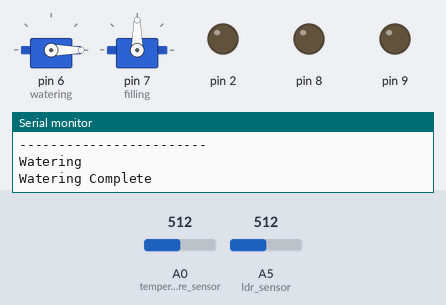
A sketch run on a simulated Arduino Uno, built with avr-gcc and run on an emulated ATmega328P. On the bench: 2 × servo, output pins drawn as LEDs (lit = HIGH), the last lines printed to the serial monitor. Inputs (shaded band) come from the test bench; at power-on: A0 (temperature_sensor) = 512, A5 (ldr_sensor) = 512. Pins used as bus, display or sensor lines are not drawn.

Above: at 1.2 s.
1.3 s: A0 (temperature_sensor) set to 143
At 2.5 s:
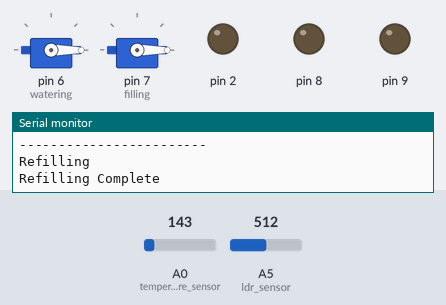
4.2 s: A0 (temperature_sensor) set to 123
At 5.4 s:
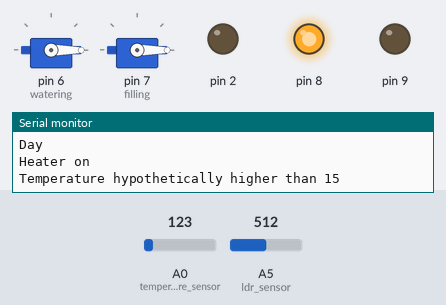
5.7 s: A5 (ldr_sensor) set to 190
7.9 s: A5 (ldr_sensor) set to 217
Timing chart, 0 to 10.9 s (numbered marks = the images above; inputs shaded):
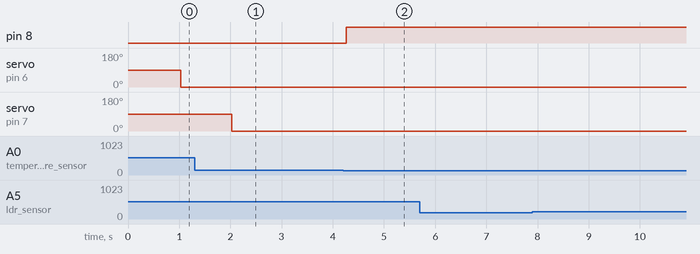

The sketch:

lab5.ino
```cpp
#include <Servo.h>

Servo watering;     //servo for watering
Servo filling;      //servo for refilling water tank

int trig = 11;
int echo = 12;
int water_supply = 500;
int i=0;
int flag=0;
int water_flag=0;

void setup()
{
  Serial.begin(9600);
  pinMode(A0, INPUT);     //temperature sensor
  pinMode(A5, INPUT);     //ldr sensor
  pinMode(2, OUTPUT);     //
  pinMode(3, OUTPUT);     //h-bridge for cooler DC-motor
  digitalWrite(4, HIGH);  //

  pinMode(9, OUTPUT);    //
  pinMode(10, OUTPUT);   //h-bridge for heater DC-motor
  pinMode(8, OUTPUT);    //

  pinMode(6, OUTPUT);    //watering servo
  pinMode(7, OUTPUT);    //refilling servo
  watering.attach(6);
  filling.attach(7);

  pinMode(trig, OUTPUT);
  pinMode(echo, INPUT);
}

void loop()
{
  int temp = analogRead(A0);
  int ldr = analogRead(A5);

  Serial.print("Temperature : ");
  float tempVolt = (float(temp) / 1024)*5.0;
  float tempCelsius = (tempVolt * 100)-50;     //converts temperature to celsius
  Serial.println(tempCelsius);
  delay(0);

  Serial.print("LDR: ");       //light sensor value
  Serial.println(ldr);
  delay(0);

  //Day
  if(analogRead(A5) > 300){
      Serial.println("Day");
      if(tempCelsius > 21){	        //Cooler DC-Motor
        digitalWrite(2, LOW);
        digitalWrite(3, HIGH);
        digitalWrite(8, LOW);
        digitalWrite(9, LOW);
        Serial.println("Cooler on");   //Turns cooler on if temperature is higher>21C
        Serial.println("Temperature hypothetically lower than 21 ");
        delay(1000);
        Serial.println("------------------------");
  	  }

      else if(tempCelsius < 15)	{	//Heater DC-Motor
          digitalWrite(2, LOW);
          digitalWrite(3, LOW);
          digitalWrite(8, HIGH);
          digitalWrite(9, LOW);
          analogWrite(10, 255);
          Serial.println("Heater on");  //Turns heater on if temperature is lower<15C
          Serial.println("Temperature hypothetically higher than 15 ");
          delay(1000);
          Serial.println("------------------------");
      }


    //Watering
      if(flag==0){                  //Watering and refilling is done once a day
       watering.write(90);          //The flag checks if there was a transition to night
       watering.write(0);
       water_supply = 100;          //Watering requires 400 litres (500-400)
       Serial.println("Watering");
       watering.write(90);
       watering.write(0);
       Serial.println("Watering Complete");
       delay(1000);
       Serial.println("------------------------");
      }

       //Refilling water tank
       if(digitalRead(trig) < 100 && flag == 0){   //Refilling is done only after watering
         digitalWrite(trig, 10);
         filling.write(90);
         water_supply=500;               //Water tank is refilled to 500 litres
         flag=1;                         //Flag checks that water is done for the day
         filling.write(0);
         Serial.println("Refilling");
         watering.write(90);
         watering.write(0);
         Serial.println("Refilling Complete");
         delay(1000);
         Serial.println("------------------------");
       }
  }

  //Night
   if(analogRead(A5) < 200){
     Serial.println("Night");
  	 if(tempCelsius > 12){      	//Cooler DC-Motor
        digitalWrite(2, LOW);
        digitalWrite(3, HIGH);
        digitalWrite(8, LOW);
        digitalWrite(9, LOW);
        Serial.println("Cooler on");    //Turns cooler on if temperature is higher>12C
        Serial.println("Temperature hypothetically lower than 12");
        flag = 0;
        delay(1000);
        Serial.println("------------------------");
 	 }

    else if(tempCelsius < 10){	  //Heater DC-Motor
        digitalWrite(2, LOW);
        digitalWrite(3, LOW);
        digitalWrite(8, HIGH);
        digitalWrite(9, LOW);
        analogWrite(10, 255);
        Serial.println("Heater on");    //Turns heater on if temperature is lower<10C
        Serial.println("Temperature hypothetically higher than 10 ");
        flag = 0;
        delay(1000);
        Serial.println("------------------------");
    }
  }
}
```

Measured:
- the behaviour switches between 134 and 133 on A0 (temperature_sensor) (found by bisection; images 1 and 2)
- after the input at 4.2 s, pin 8: LOW → HIGH after 0.06 s
